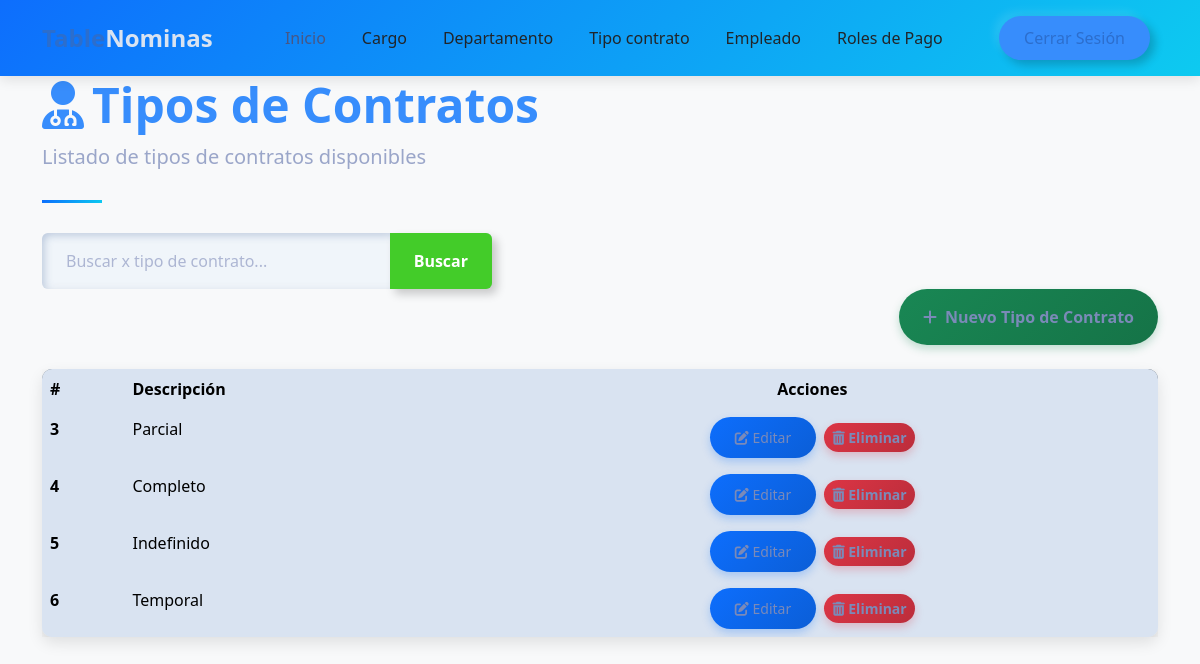
Screenshot of /nomina/tipoContrato_list/ (signed in) with the database file from the repository.
### core/models.py (models this page shows, shortened)
class TipoContrato(models.Model):
    descripcion = models.CharField(max_length=100, unique=True)

### core/views.py (the view)
# urls.py: path('tipoContrato_list/', tipoContrato_list, name='tipoContrato_list'),  # URL para la vista home
@login_required
def tipoContrato_list(request):
    query = request.GET.get('q', None)
    if query:
        tipoContratos_list = TipoContrato.objects.filter(descripcion__icontains=query)
    else:
        tipoContratos_list = TipoContrato.objects.all().order_by('id')
    paginator = Paginator(tipoContratos_list, 5)
    page_number = request.GET.get('page')
    tipoContratos = paginator.get_page(page_number)
    context = {
        'tipoContratos': tipoContratos,
        'title': 'Listado de Tipos de Contrato',
        'query': query
    }
    return render(request, 'tipoContrato/list.html', context)

### template/tipoContrato/list.html (shortened to what this page needs)
{% extends "home.html" %}
{% block content %}
    <div class="container">
        <header class="page-header">
            <h1 class="display-5 fw-bold text-primary">
                <i class="fas fa-user-md me-2"></i>Tipos de Contratos
            </h1>
            <p class="lead text-muted">Listado de tipos de contratos disponibles</p>
        </header>
        <form action="" style="max-width: 450px;">
            <div class="input-group">
                <input type="text" class="form-control" placeholder="Buscar x tipo de contrato..." name="q" value="{{ request.GET.q }}">
                <button class="btn btn-outline-success" data-bs-toggle="tooltip" data-bs-title="Escriba parte del tipo de contrato y click en buscar">
                    Buscar
                </button>
            </div>
        </form>
        <div class="d-flex justify-content-end mb-4">
            <a class="btn btn-success"  href={% url 'core:tipoContrato_create' %}>
                <i class="fas fa-plus me-2"></i>Nuevo Tipo de Contrato
        </div>
        <div class="card mb-4">
            <div class="card-body p-0">
                <div class="table-responsive">
                    <table class="table table-hover mb-0">
                        <thead>
                            <tr>
                                <th scope="col">#</th>
                                <th scope="col">Descripción</th>
                                <th scope="col" class="text-center">Acciones</th>
                    </tr>
                </thead>
                <tbody>
                    {% for tipoContrato in tipoContratos %}
                    <tr>
                        <th scope="row">{{ tipoContrato.id }}</th>
                        <td>{{ tipoContrato.descripcion }}</td>
                        <td class="text-center">
                            <a href="{% url 'core:tipoContrato_update' tipoContrato.id %}" class="btn btn-sm btn-primary me-1">
                                <i class="fas fa-edit"></i> Editar
                            </a>
                            <a href="{% url 'core:tipoContrato_delete' tipoContrato.id %}" class="btn btn-sm btn-danger">
                                <i class="fas fa-trash-alt"></i> Eliminar
                            </a>
                        </td>
                    </tr>
                    {% endfor %}
                </tbody>
            </table>
        </div>
    </div>
</div>
    </div>
{% endblock %}

### template/home.html (style rules this page uses)
:root { --primary-color: #2c6ecd; --secondary-color: #19b3b3; --accent-color: #f8f9fa; --dark-color: #212529; --text-color: #495057; }
body { font-family: 'Poppins', sans-serif; color: var(--text-color); overflow-x: hidden; }
.btn-primary { background-color: var(--primary-color); border-color: var(--primary-color); padding: 10px 25px; border-radius: 50px; font-weight: 500; transition: all 0.3s ease; }

### template/tipoContrato/list.html (style rules this page uses)
body { background-color: #f8f9fa; font-family: 'Segoe UI', Tahoma, Geneva, Verdana, sans-serif; }
.card { border-radius: 10px; box-shadow: 0 6px 15px rgba(0,0,0,0.1); transition: transform 0.3s, box-shadow 0.3s; }
.btn-primary { background: linear-gradient(135deg, #0d6efd, #0b5ed7); border: none; box-shadow: 0 4px 8px rgba(13, 110, 253, 0.25); transition: all 0.3s; }
.btn-success { background: linear-gradient(135deg, #198754, #157347); border: none; box-shadow: 0 4px 8px rgba(25, 135, 84, 0.25); transition: all 0.3s; }
.btn-danger { background: linear-gradient(135deg, #dc3545, #bb2d3b); border: none; box-shadow: 0 4px 8px rgba(220, 53, 69, 0.25); transition: all 0.3s; }
.table { border-radius: 10px; overflow: hidden; box-shadow: 0 5px 15px rgba(0,0,0,0.08); }
.table thead { background: linear-gradient(135deg, #6c757d, #495057); color: white; }
.table tbody tr { transition: background-color 0.3s; }
.page-header { position: relative; margin-bottom: 30px; padding-bottom: 15px; }
.page-header:after { content: ''; position: absolute; bottom: 0; left: 0; width: 60px; height: 3px; background: linear-gradient(135deg, #0d6efd, #0dcaf0); }

### rows the page displays
TipoContrato: id "3", descripcion "Parcial"
TipoContrato: id "4", descripcion "Completo"
TipoContrato: id "5", descripcion "Indefinido"
TipoContrato: id "6", descripcion "Temporal"
